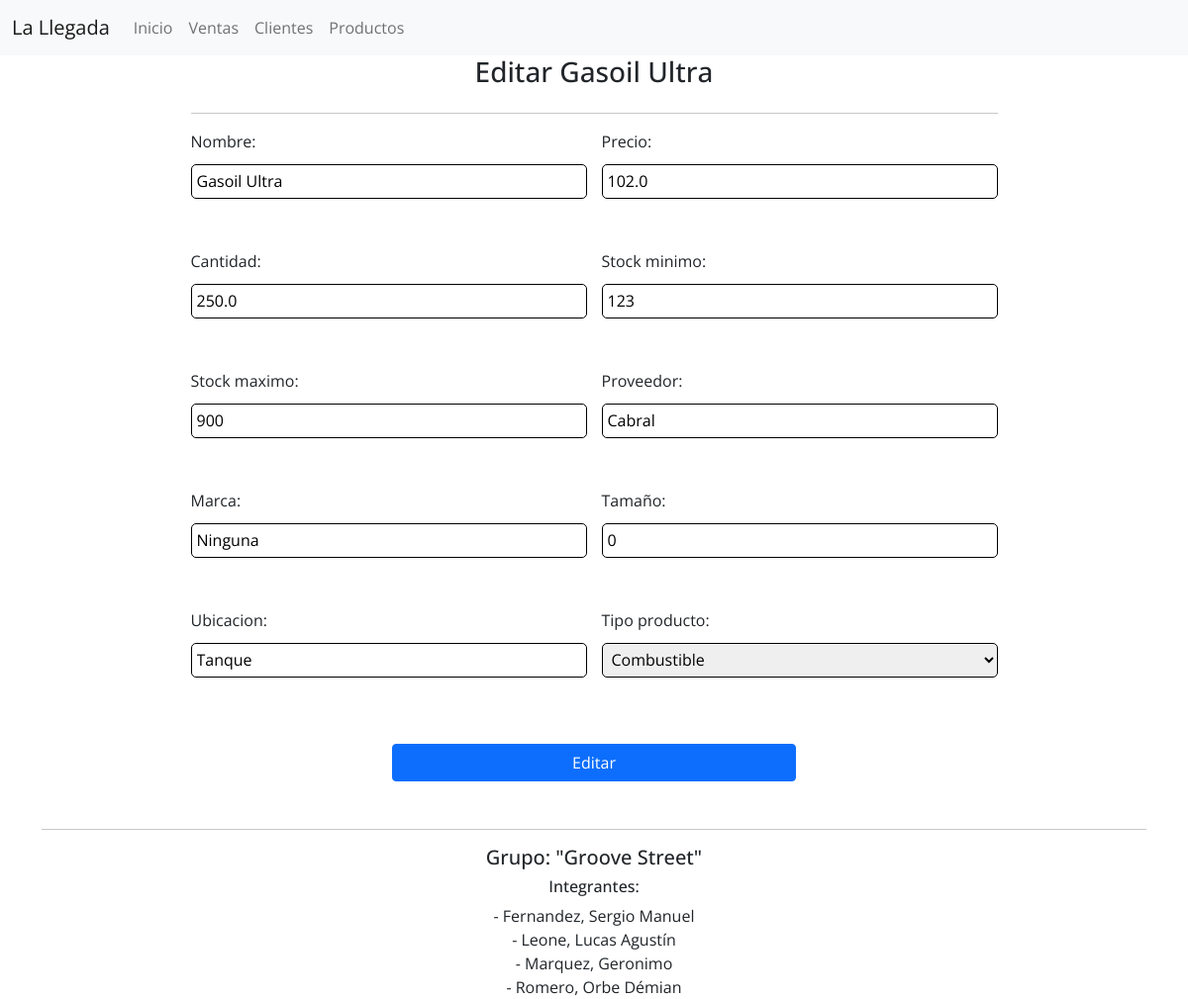
The app's page /productos/productos/editar/2/ with its own data.
### productos/models.py (models this page shows, shortened)
class Product(LlegadaModel):
    nombre = models.CharField(max_length=100)
    precio = models.FloatField()
    cantidad = models.FloatField(validators=[MinValueValidator(0.0)])
    stock_minimo = models.IntegerField()
    stock_maximo = models.IntegerField()
    proveedor = models.CharField(max_length=100,)
    marca = models.CharField(max_length=100,)
    tamaño = models.CharField(blank=True, max_length=100)
    ubicacion = models.CharField(blank=True, max_length=150)
    tipo_producto = models.ForeignKey(
        KindOfProduct,
        on_delete=models.SET_NULL,
        null=True,
        blank=True
    )
    class Meta:
        verbose_name = 'Producto'
        verbose_name_plural = 'Productos'

class KindOfProduct(LlegadaModel):
    nombre = models.CharField(max_length=100,)
    descripcion = models.TextField(blank=True)
    def __str__(self):
        return self.nombre
    class Meta:
        verbose_name = 'Tipo de producto'
        verbose_name_plural = 'Tipos de productos'

### productos/views.py (the view)
class UpdateProductView(UpdateView):
    template_name = 'productos/update.html'
    model = Product
    fields = ('nombre', 'precio', 'cantidad', 'stock_minimo', 'stock_maximo', 'proveedor', 'marca', 'tamaño', 'ubicacion', 'tipo_producto')
    success_url = reverse_lazy('productos:list_products')
    context_object_name = 'producto'

### templates/productos/update.html (shortened to what this page needs)
{% extends 'base.html' %}
{% block body %}
    <div id="producto-create" class="container">
        <form method="POST" enctype="multipart/form-data" class="d-grid justify-content-center mb-5">
            <h3 class="text-center">Editar {{ producto.nombre }}</h3>
            <hr>
            <div class="forms">
                {{ form.as_p }}
            </div>
            <button type="submit" class="btn btn-primary btn-block mt-3">Editar</button>
        </form>
    </div>
{% endblock body %}

### static/css/main.css (style rules this page uses)
* { margin: 0; padding: 0; font-family: 'Open Sans', sans-serif; }
.forms { display: grid; grid-template-columns: 1fr 1fr; column-gap: 15px; width: 100%; }
input, select { height: 35px; width: 400px; border-radius: 5px; border: 1px solid black; padding: 5px; }
form .btn { width: 50%; margin-left: 25%; }
form p { display: grid; grid-template-rows: 1fr 1fr 1fr; }

### records on screen
Product: nombre "Gasoil Ultra", precio "102.0", cantidad "250.0", stock_minimo "123", stock_maximo "900", proveedor "Cabral", marca "Ninguna", tamaño "0", ubicacion "Tanque", tipo_producto "Combustible"
